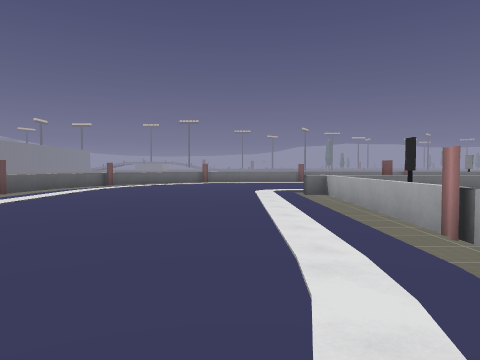
View 1 (above)

16 first-person views from a walk through a 3-D level made in the Godot game engine. The camera is 1.3 m above the floor, tilts 2° down and sees 70° across. The floor is counted in squares, 2 m on a side. Each view is taken from the middle of a square. On the plan, view 1 faces up. The plan holds only what a view shows up to about 10 squares ahead; the rest is blank. The place goes on beyond the plan. Surface patterns are stand-ins for the level's own textures.

View 2
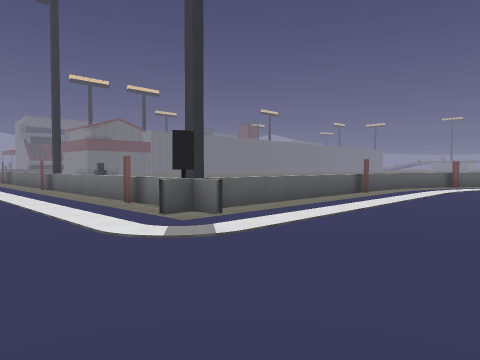

View 3
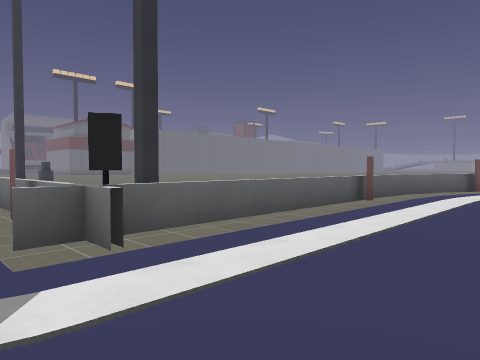

View 4
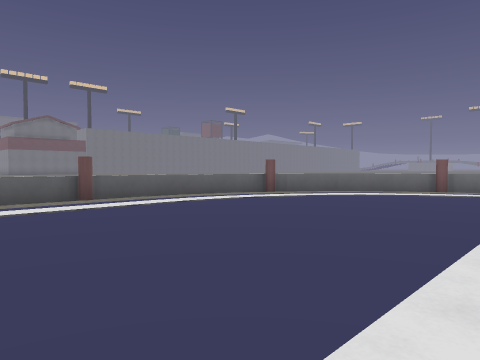

View 5
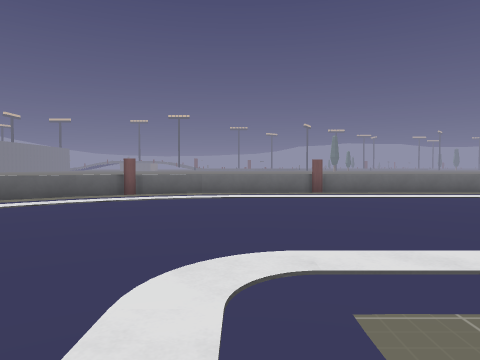

View 6
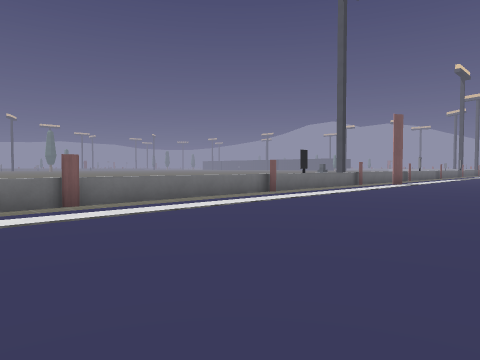

View 7
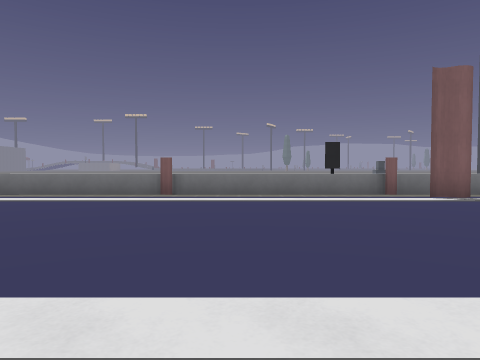

View 8
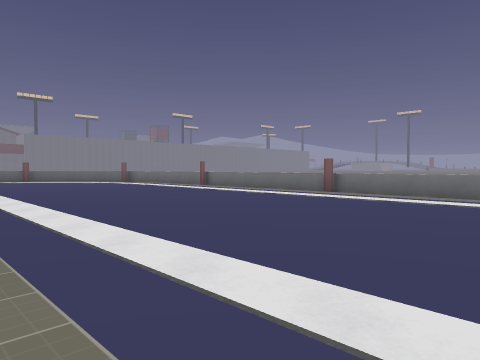

View 9
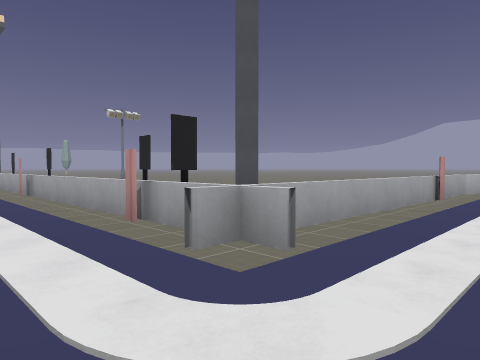

View 10
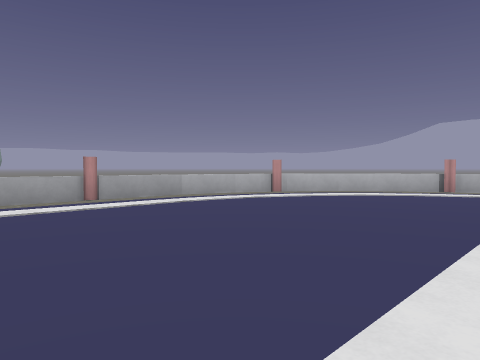

View 11
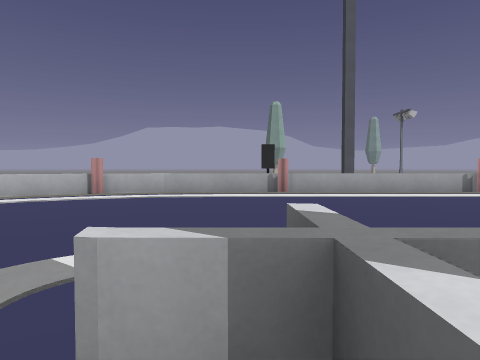

View 12
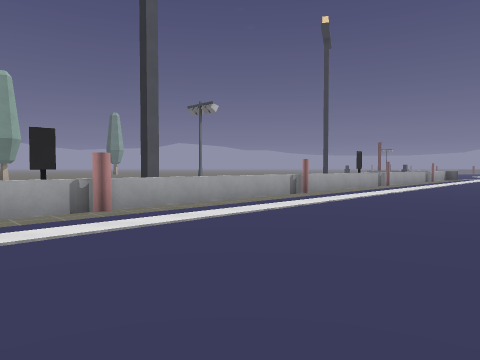

View 13
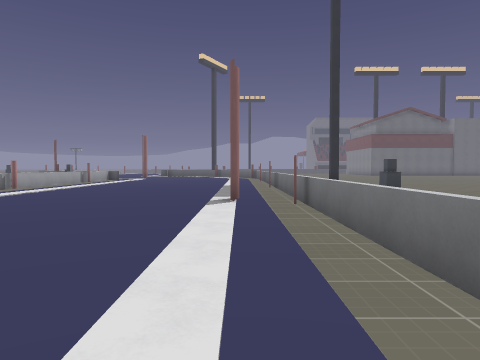

View 14
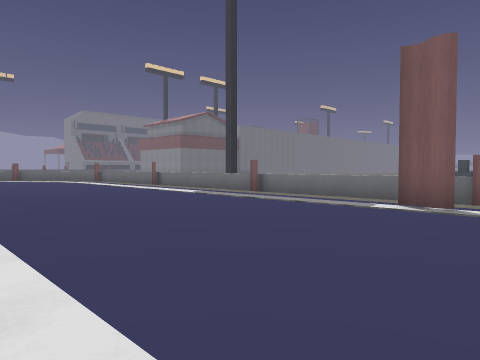

View 15
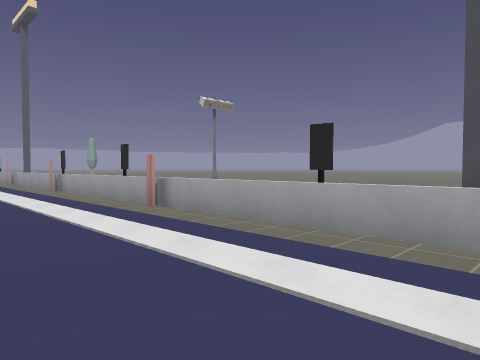

View 16
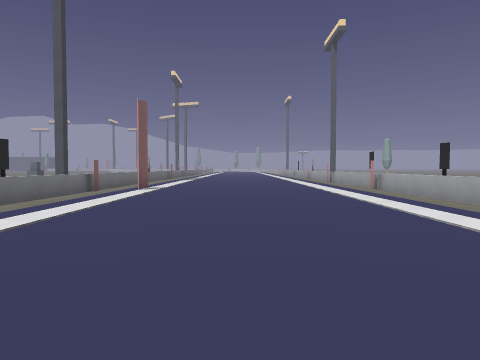

### Floor plan
Key: @ floor where view 1 was taken; # wall or solid block; . floor; = window, fence, low wall or low ledge; F flag.
Columns run from 23 left of view 1 to 14 right of it. Each row starts with its distance up from view 1.
 19                                     ##
 18                              == ==== #
 17                      =====#==..#.....=
 16                     =#...............F
 15                    =..................
 14                   =...................
 13                  =#...................
 12                  =....................
 11                  =....................
 10                  =....................
  9                  =.......=.#....#....=
  8                 =........==#==.= ====#
  7                 =........=    #      #
  6                 =........=
  5                 =........=
  4     = ===  ====#.........=
  3     .=....#....#==.......=
  2    ......F...............=
  1   .......................=
  0  ......................@.=
 -1 ........................#=
 -2 ........................=
 -3    ....................=
 -4       ................=
 -5          ..=....#.====

Positions as (right, up) in squares from view 1, and headings:
1: (0, 0), facing up
2: (-2, 0), facing up-left
3: (-3, 2), facing up-left
4: (1, 6), facing up-left
5: (1, 8), facing up
6: (1, 11), facing up-right
7: (10, 9), facing up
8: (13, 9), facing up-left
9: (0, 11), facing down-right
10: (-5, 6), facing down-right
11: (-6, 4), facing down
12: (-5, 0), facing down-left
13: (-7, 2), facing left
14: (-12, -4), facing up-left
15: (4, 12), facing down-right
16: (4, 13), facing right
